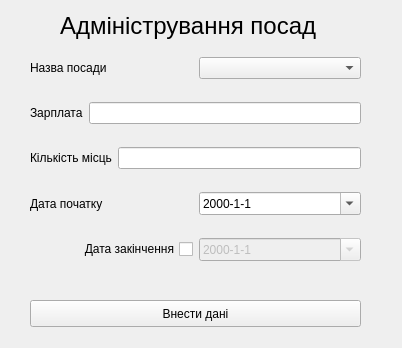
<?xml version="1.0" encoding="UTF-8"?>
<ui version="4.0">
 <class>administrate_position</class>
 <widget class="QWidget" name="administrate_position">
  <property name="geometry">
   <rect>
    <x>0</x>
    <y>0</y>
    <width>402</width>
    <height>348</height>
   </rect>
  </property>
  <property name="windowTitle">
   <string>Form</string>
  </property>
  <widget class="QLabel" name="label">
   <property name="geometry">
    <rect>
     <x>60</x>
     <y>0</y>
     <width>291</width>
     <height>51</height>
    </rect>
   </property>
   <property name="font">
    <font>
     <pointsize>18</pointsize>
    </font>
   </property>
   <property name="text">
    <string>Адміністрування посад</string>
   </property>
  </widget>
  <widget class="QWidget" name="layoutWidget">
   <property name="geometry">
    <rect>
     <x>30</x>
     <y>40</y>
     <width>331</width>
     <height>241</height>
    </rect>
   </property>
   <layout class="QVBoxLayout" name="verticalLayout">
    <item>
     <layout class="QHBoxLayout" name="horizontalLayout_4">
      <item>
       <widget class="QLabel" name="label_2">
        <property name="text">
         <string>Назва посади</string>
        </property>
       </widget>
      </item>
      <item>
       <widget class="QComboBox" name="position_picker"/>
      </item>
     </layout>
    </item>
    <item>
     <layout class="QHBoxLayout" name="horizontalLayout_3">
      <item>
       <widget class="QLabel" name="label_3">
        <property name="text">
         <string>Зарплата</string>
        </property>
       </widget>
      </item>
      <item>
       <widget class="QLineEdit" name="salary">
        <property name="inputMask">
         <string notr="true">90000000000000000000</string>
        </property>
       </widget>
      </item>
     </layout>
    </item>
    <item>
     <layout class="QHBoxLayout" name="horizontalLayout_2">
      <item>
       <widget class="QLabel" name="label_4">
        <property name="text">
         <string>Кількість місць</string>
        </property>
       </widget>
      </item>
      <item>
       <widget class="QLineEdit" name="position_quantity">
        <property name="inputMask">
         <string>90000000000000000000</string>
        </property>
       </widget>
      </item>
     </layout>
    </item>
    <item>
     <layout class="QHBoxLayout" name="horizontalLayout">
      <item>
       <widget class="QLabel" name="label_5">
        <property name="text">
         <string>Дата початку</string>
        </property>
       </widget>
      </item>
      <item>
       <widget class="QDateEdit" name="start_date">
        <property name="minimumDate">
         <date>
          <year>1770</year>
          <month>1</month>
          <day>1</day>
         </date>
        </property>
        <property name="displayFormat">
         <string>yyyy-M-d</string>
        </property>
        <property name="calendarPopup">
         <bool>true</bool>
        </property>
       </widget>
      </item>
     </layout>
    </item>
    <item>
     <layout class="QHBoxLayout" name="horizontalLayout_5">
      <item>
       <widget class="QCheckBox" name="end_date_is_active">
        <property name="layoutDirection">
         <enum>Qt::RightToLeft</enum>
        </property>
        <property name="text">
         <string>Дата закінчення</string>
        </property>
       </widget>
      </item>
      <item>
       <widget class="QDateEdit" name="end_date">
        <property name="enabled">
         <bool>false</bool>
        </property>
        <property name="displayFormat">
         <string>yyyy-M-d</string>
        </property>
        <property name="calendarPopup">
         <bool>true</bool>
        </property>
       </widget>
      </item>
     </layout>
    </item>
   </layout>
  </widget>
  <widget class="QPushButton" name="submit_button">
   <property name="geometry">
    <rect>
     <x>30</x>
     <y>300</y>
     <width>331</width>
     <height>27</height>
    </rect>
   </property>
   <property name="text">
    <string>Внести дані</string>
   </property>
  </widget>
 </widget>
 <resources/>
 <connections/>
</ui>
